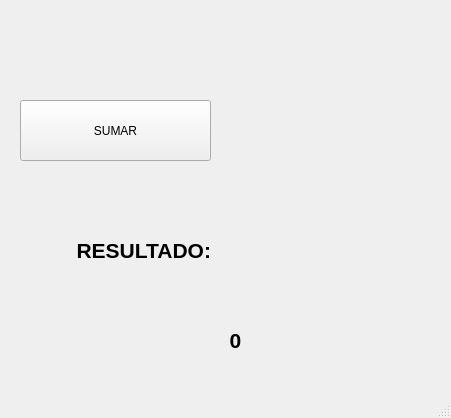
<?xml version="1.0" encoding="UTF-8"?>
<ui version="4.0">
 <class>MainWindow</class>
 <widget class="QMainWindow" name="MainWindow">
  <property name="geometry">
   <rect>
    <x>0</x>
    <y>0</y>
    <width>451</width>
    <height>418</height>
   </rect>
  </property>
  <property name="windowTitle">
   <string>MainWindow</string>
  </property>
  <widget class="QWidget" name="centralwidget">
   <widget class="QLabel" name="label">
    <property name="geometry">
     <rect>
      <x>40</x>
      <y>230</y>
      <width>171</width>
      <height>41</height>
     </rect>
    </property>
    <property name="font">
     <font>
      <pointsize>16</pointsize>
      <weight>75</weight>
      <bold>true</bold>
     </font>
    </property>
    <property name="text">
     <string>RESULTADO:</string>
    </property>
    <property name="alignment">
     <set>Qt::AlignRight|Qt::AlignTrailing|Qt::AlignVCenter</set>
    </property>
   </widget>
   <widget class="QLabel" name="txt_resultado">
    <property name="geometry">
     <rect>
      <x>60</x>
      <y>320</y>
      <width>351</width>
      <height>41</height>
     </rect>
    </property>
    <property name="font">
     <font>
      <pointsize>16</pointsize>
      <weight>75</weight>
      <bold>true</bold>
     </font>
    </property>
    <property name="text">
     <string>0</string>
    </property>
    <property name="alignment">
     <set>Qt::AlignCenter</set>
    </property>
   </widget>
   <widget class="QPushButton" name="btn_sumar">
    <property name="geometry">
     <rect>
      <x>20</x>
      <y>100</y>
      <width>191</width>
      <height>61</height>
     </rect>
    </property>
    <property name="text">
     <string>SUMAR</string>
    </property>
   </widget>
   <widget class="QLabel" name="label_6">
    <property name="geometry">
     <rect>
      <x>80</x>
      <y>0</y>
      <width>291</width>
      <height>51</height>
     </rect>
    </property>
    <property name="text">
     <string/>
    </property>
    <property name="pixmap">
     <pixmap resource="../../../PIP_UNIDAD_2_2021_3/recursos_proyecto.qrc">:/UAT_FIANS/Imagenes/FIANS.png</pixmap>
    </property>
    <property name="scaledContents">
     <bool>true</bool>
    </property>
   </widget>
   <widget class="QLabel" name="label_5">
    <property name="geometry">
     <rect>
      <x>380</x>
      <y>0</y>
      <width>71</width>
      <height>81</height>
     </rect>
    </property>
    <property name="text">
     <string/>
    </property>
    <property name="pixmap">
     <pixmap resource="../../../PIP_UNIDAD_2_2021_3/recursos_proyecto.qrc">:/LOGO/Imagenes/HD-wallpaper-bob-esponja-mafioso-bob-esponja-gangster-mafioso-meme.jpg</pixmap>
    </property>
    <property name="scaledContents">
     <bool>true</bool>
    </property>
   </widget>
   <widget class="QLabel" name="label_4">
    <property name="geometry">
     <rect>
      <x>0</x>
      <y>0</y>
      <width>71</width>
      <height>81</height>
     </rect>
    </property>
    <property name="text">
     <string/>
    </property>
    <property name="pixmap">
     <pixmap resource="../../../PIP_UNIDAD_2_2021_3/recursos_proyecto.qrc">:/NUMEROS/Imagenes/Boca_Juniors_logo18.svg.png</pixmap>
    </property>
    <property name="scaledContents">
     <bool>true</bool>
    </property>
   </widget>
  </widget>
  <widget class="QMenuBar" name="menubar">
   <property name="geometry">
    <rect>
     <x>0</x>
     <y>0</y>
     <width>451</width>
     <height>22</height>
    </rect>
   </property>
  </widget>
  <widget class="QStatusBar" name="statusbar"/>
 </widget>
 <resources>
  <include location="../../../PIP_UNIDAD_2_2021_3/recursos_proyecto.qrc"/>
 </resources>
 <connections/>
</ui>
